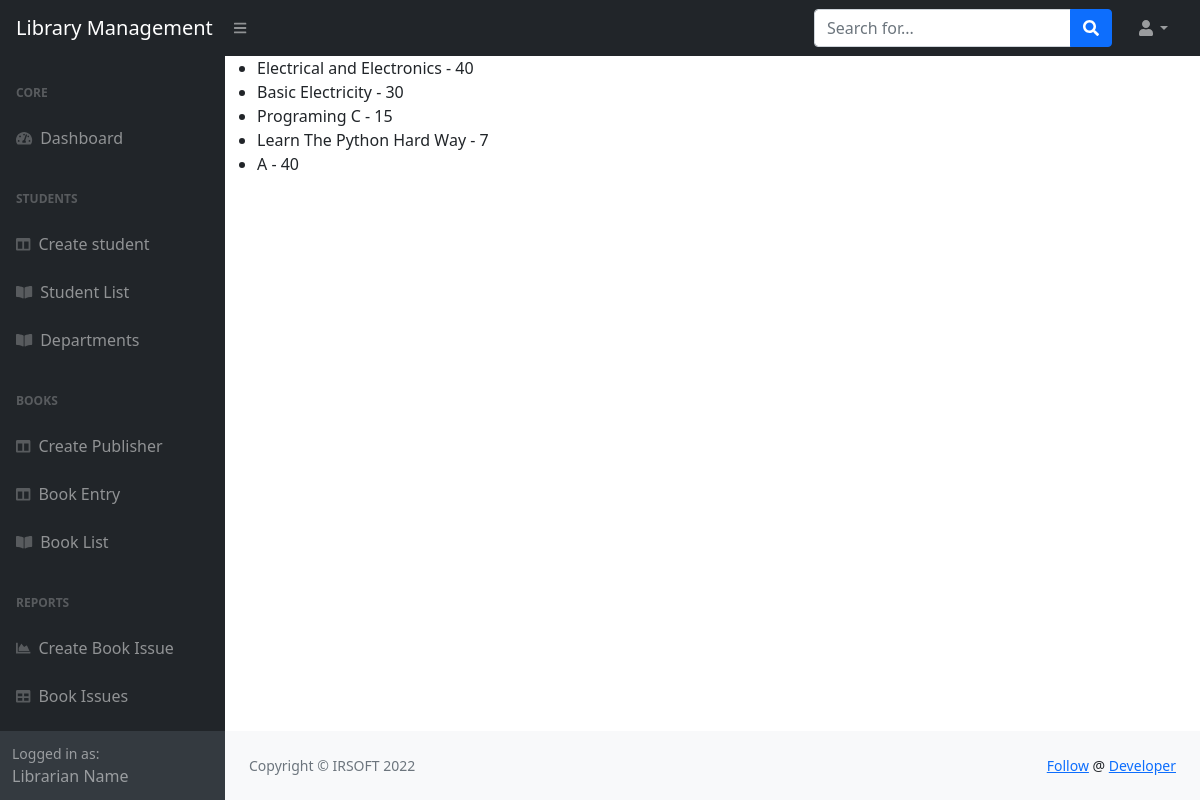
Page /books/list/ on the earlier database version.
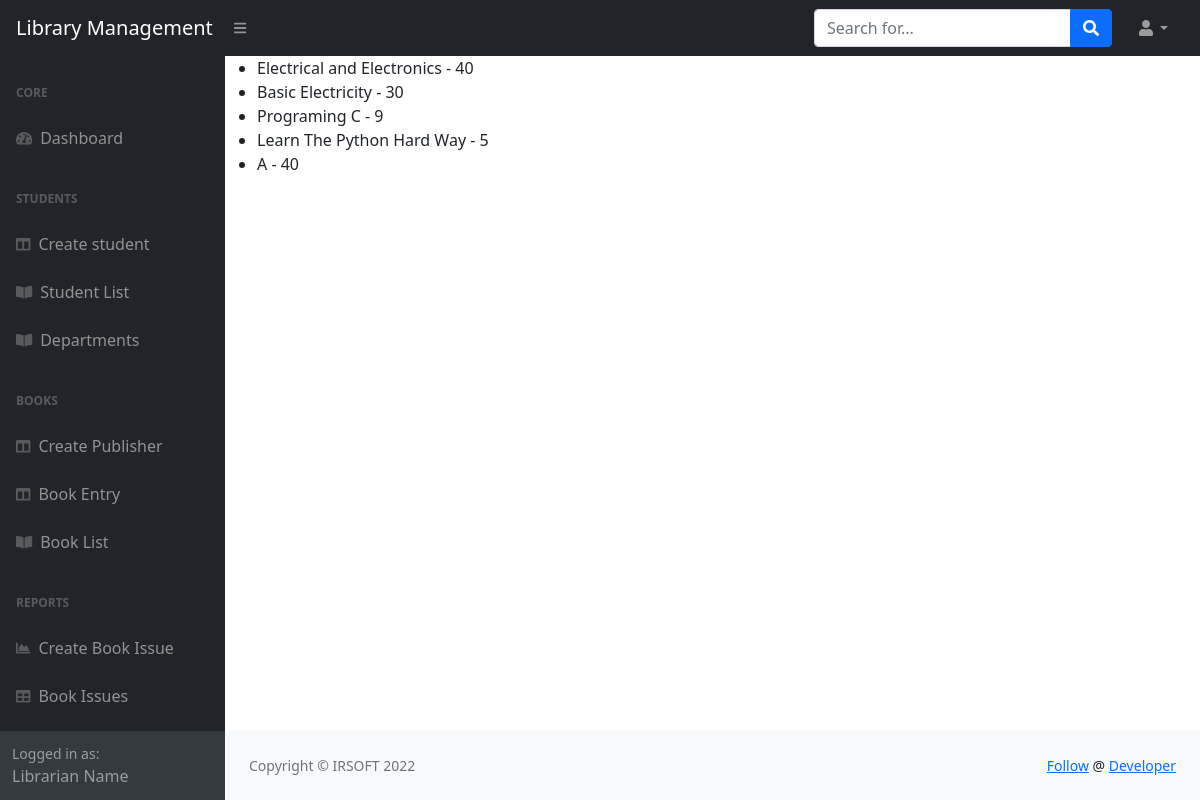
Same page on the later database version.
### books/models.py (models this page shows, shortened)
class Book(models.Model):
    semisters = (
        ('1','1st'),
        ('2','2nd'),
        ('3','3rd'),
        ('4','4th'),
        ('5','5th'),
        ('6','6th'),
        ('7','7th'),
        ('8','8th'),
    )
    name = models.CharField(max_length=100)
    code = models.CharField(max_length=50)
    publisher = models.ForeignKey(Publisher, on_delete=models.CASCADE)
    department = models.ForeignKey(Department, on_delete=models.CASCADE)
    semister = models.CharField(choices=semisters, max_length=50)
    amount = models.PositiveIntegerField(default=0)
    class Meta:
        verbose_name_plural = 'books'

### books/views.py (the view)
# urls.py: path('list/', book_list, name='book_list'),
def book_list(request):
    context = {}
    books = Book.objects.all()
    context['books'] = books
    return render(request, 'books/book_list.html', context)

### templates/books/book_list.html
{% extends 'base.html' %}
{% block content %}
<ul>
    {% for book in books %}
    <li>{{ book.name }} - {{ book.amount }}</li>
    {% endfor %}
</ul>
{% endblock content %}

Differences in the rows shown:
changed Book "Programing C": amount "15" → "9"
changed Book "Learn The Python Hard Way": amount "7" → "5"
